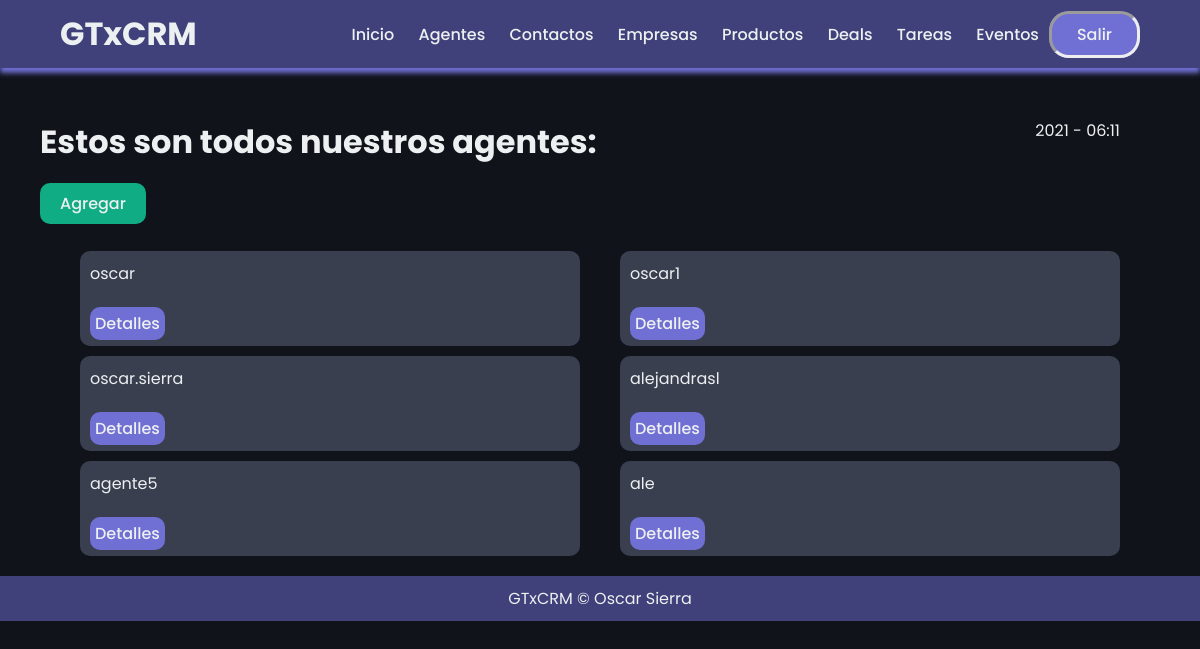
/agentes/ (signed in), run on the app's committed database.
### mainapp/models.py (models this page shows, shortened)
class Agent(models.Model):
    user = models.OneToOneField(User, on_delete=models.CASCADE)
    organizacion = models.ForeignKey(userProfile, on_delete=models.CASCADE)

class User(AbstractUser):
    es_organizador = models.BooleanField(default=True)
    es_agente = models.BooleanField(default=False)

### agents/views.py (the view)
# urls.py: path('agentes/', agentListView.as_view(), name="agent_list"),
class agentListView(OrganizacionYLoginRequiredMixin, generic.ListView):
    template_name = "agents/agent_list.html"
    def get_queryset(self):
        organizacion = self.request.user.userprofile
        return Agent.objects.filter(organizacion = organizacion)

### agents/mixins.py (called while the page is built)
    def dispatch(self, request, *args, **kwargs):
        if not request.user.is_authenticated or not request.user.es_organizador:
            return redirect('lead_list')
        return super().dispatch(request, *args, **kwargs)

### agents/templates/agents/agent_list.html (shortened to what this page needs)
{% extends 'layouts/layouts.html'%}
{% block content %}
<div class="start">
    <div class="initial">
        <h1>Estos son todos nuestros agentes: </h1>
            <div id="time">
                {% now "Y - h:m"%}
            </div>
        </div>
    </div>
<br/>
<div class="divbtn" style="margin-left: 40px;">
    <a class="submitbtn" href="{% url 'agent_create' %}"><button>Agregar</button></a>
</div>
<br/>
<div class="list_container">
    {% for agente in object_list %}
        <div class="list_content">
            <p>{{ agente.user.username }}</p><br/>
            <a class="detail_href" href="{% url 'agent_detail' agente.pk %}">Detalles</a>
        </div>
    {% endfor %}
</div>
{% endblock %}

### mainapp/static/css/styles.css (style rules this page uses)
* { margin: 0; padding: 0; font-family: "Poppins", sans-serif; color: #edf0f1; text-decoration: none; }
body { box-sizing: border-box; background-color: #11131b; }
li, a, button { font-weight: 500; font-size: 16px; text-decoration: none; border: none; background-color: transparent; }
.start { width: 90%; margin-top: 50px; margin-left: 40px; margin-right: 40px; }
.initial { display: flex; justify-content: space-between; }
.list_container { display: flex; flex-wrap: wrap; width: 90%; padding: 10px; margin: auto; }
.list_container > * { flex: 0 1 30em; }
.list_content { padding: 10px; background-color: #3a3f50; width: 20%; margin: auto; margin-bottom: 10px; border-radius: 10px; }
.detail_href { padding: 5px; background-color: #706fd3; border-radius: 10px; cursor: pointer; transition: all 0.3s ease 0s; }
.submitbtn { margin-top: 20px; padding: 9px 20px; background-color: #10ac84; border-radius: 10px; cursor: pointer; transition: all 0.3s ease 0s; }

### data on the page
Agent: user.username "oscar"
Agent: user.username "oscar1"
Agent: user.username "oscar.sierra"
Agent: user.username "alejandrasl"
Agent: user.username "agente5"
Agent: user.username "ale"
